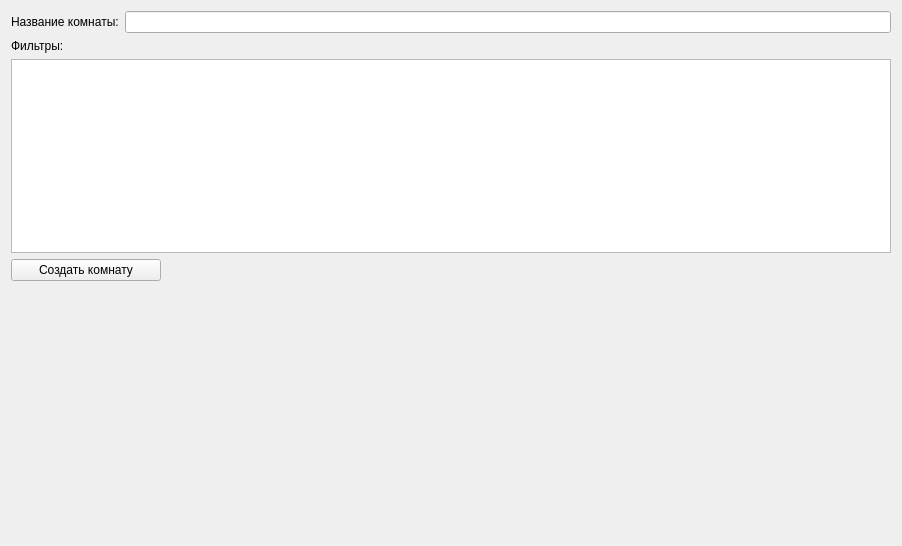
<?xml version="1.0" encoding="UTF-8"?>
<ui version="4.0">
 <class>WidgetCreateRoom</class>
 <widget class="QWidget" name="WidgetCreateRoom">
  <property name="geometry">
   <rect>
    <x>0</x>
    <y>0</y>
    <width>902</width>
    <height>546</height>
   </rect>
  </property>
  <property name="windowTitle">
   <string>Form</string>
  </property>
  <layout class="QVBoxLayout" name="verticalLayout_2">
   <item>
    <layout class="QVBoxLayout" name="verticalLayout">
     <item>
      <layout class="QHBoxLayout" name="horizontalLayout">
       <item>
        <widget class="QLabel" name="label">
         <property name="text">
          <string>Название комнаты:</string>
         </property>
        </widget>
       </item>
       <item>
        <widget class="QLineEdit" name="txtName"/>
       </item>
      </layout>
     </item>
     <item>
      <layout class="QVBoxLayout" name="verticalLayout_3">
       <item>
        <widget class="QLabel" name="label_2">
         <property name="text">
          <string>Фильтры:</string>
         </property>
        </widget>
       </item>
       <item>
        <widget class="QPlainTextEdit" name="txtFilters">
         <property name="verticalScrollBarPolicy">
          <enum>Qt::ScrollBarAsNeeded</enum>
         </property>
         <property name="horizontalScrollBarPolicy">
          <enum>Qt::ScrollBarAlwaysOff</enum>
         </property>
        </widget>
       </item>
       <item>
        <layout class="QHBoxLayout" name="horizontalLayout_2">
         <property name="bottomMargin">
          <number>6</number>
         </property>
         <item>
          <widget class="QPushButton" name="cmdCreateRoom">
           <property name="minimumSize">
            <size>
             <width>150</width>
             <height>0</height>
            </size>
           </property>
           <property name="text">
            <string>Создать комнату</string>
           </property>
          </widget>
         </item>
         <item>
          <spacer name="horizontalSpacer">
           <property name="orientation">
            <enum>Qt::Horizontal</enum>
           </property>
           <property name="sizeHint" stdset="0">
            <size>
             <width>40</width>
             <height>20</height>
            </size>
           </property>
          </spacer>
         </item>
        </layout>
       </item>
      </layout>
     </item>
     <item>
      <spacer name="verticalSpacer">
       <property name="orientation">
        <enum>Qt::Vertical</enum>
       </property>
       <property name="sizeHint" stdset="0">
        <size>
         <width>20</width>
         <height>40</height>
        </size>
       </property>
      </spacer>
     </item>
    </layout>
   </item>
  </layout>
 </widget>
 <resources/>
 <connections/>
</ui>
